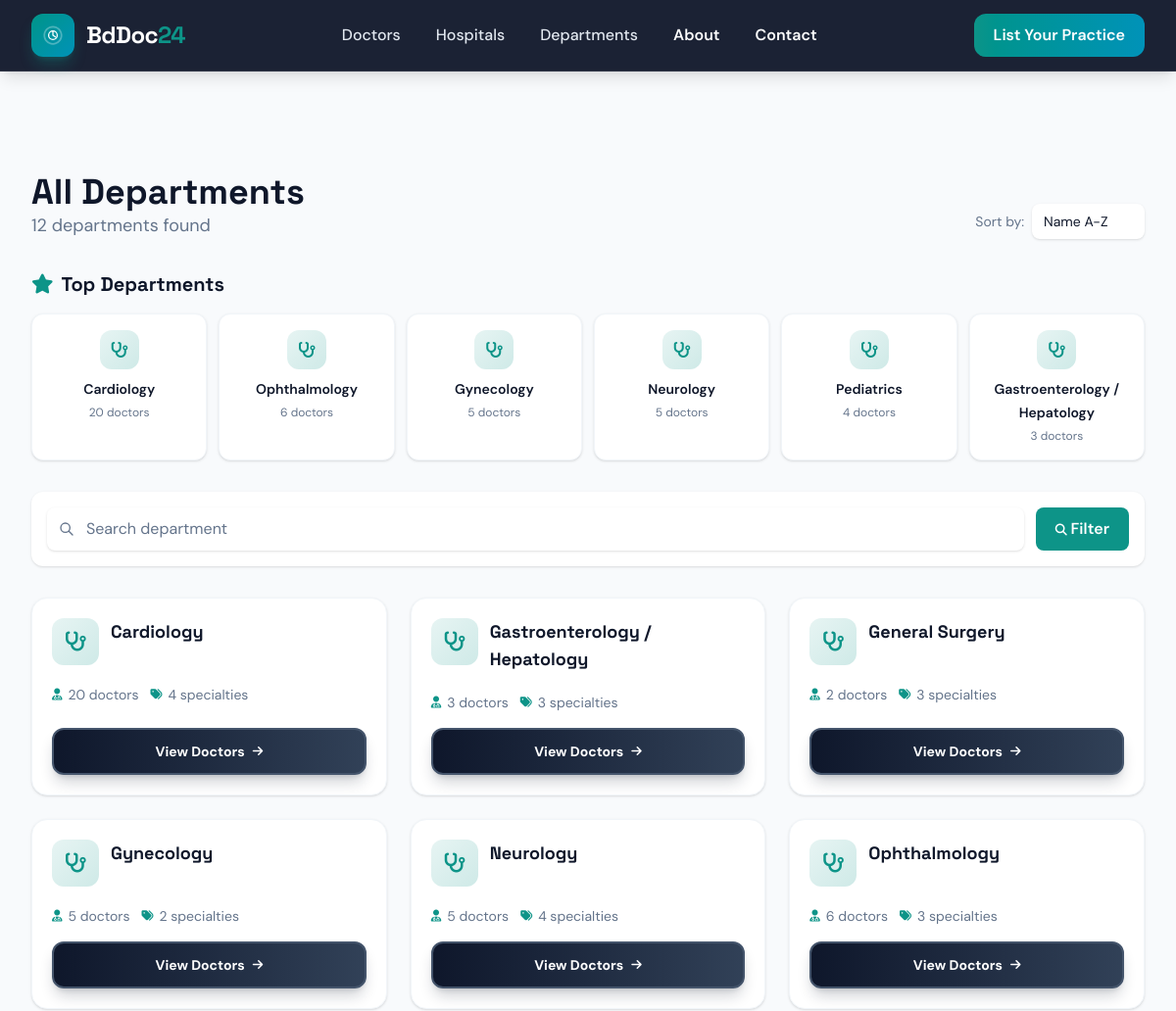
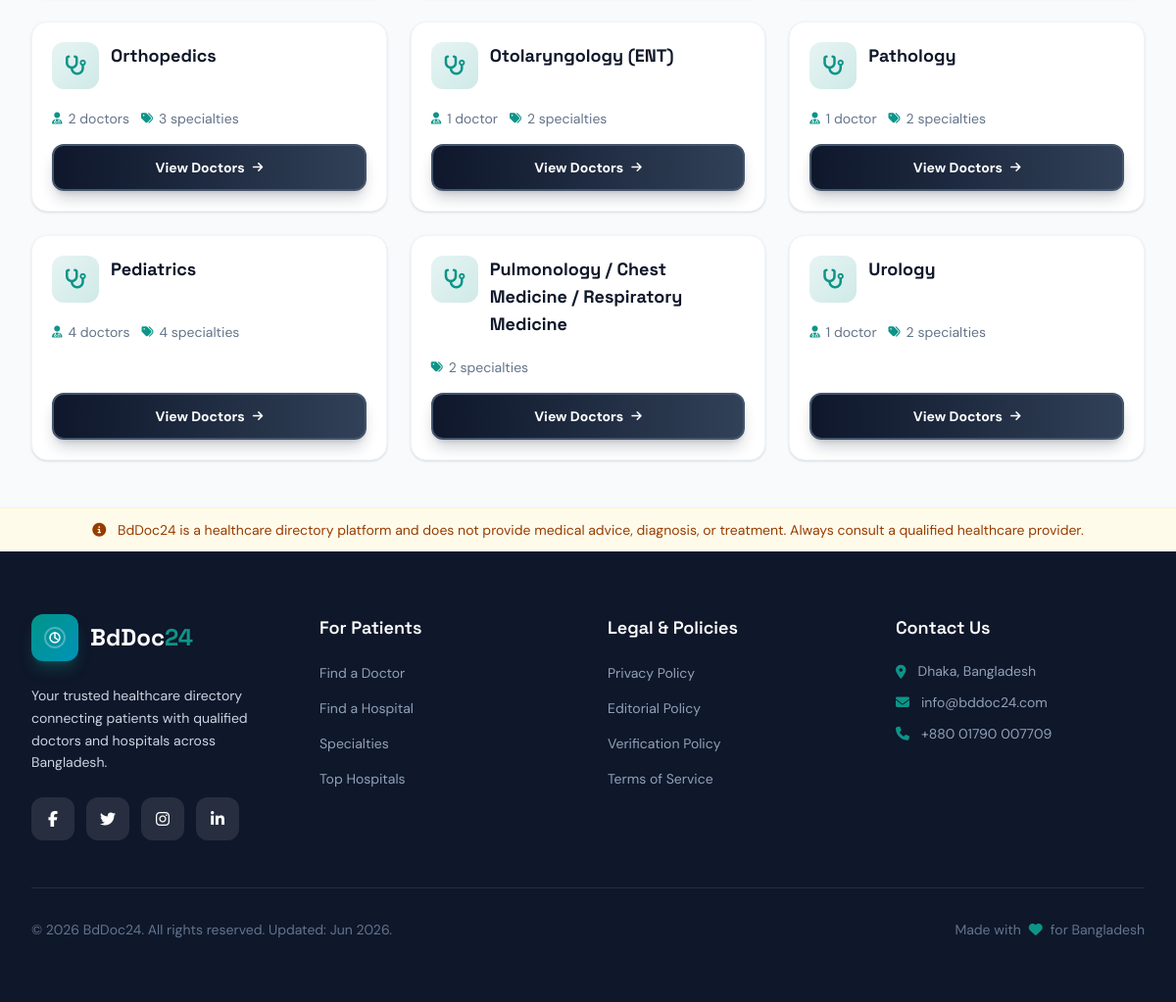
Screenshot of /departments/ with the database file from the repository (2 pictures, top to bottom).
### doctorProfile/models.py (models this page shows, shortened)
class Department(models.Model):
    name = models.CharField(max_length=100, unique=True, db_index=True)
    slug = models.SlugField(max_length=120, unique=True, blank=True)
    symptoms = models.TextField(blank=True, help_text="Enter symptoms separated by commas or new lines" )
    class Meta:
        ordering = ['name']

### doctorProfile/views.py (the view)
# urls.py: path('departments/', views.department_list_view, name='department_list'),
def department_list_view(request):
    name_query = request.GET.get('name', '')
    sort = request.GET.get('sort', '')
    departments = Department.objects.annotate(
        doctor_count=Count('specialties__doctor', distinct=True),
        specialty_count=Count('specialties', distinct=True),
        avg_rating=Avg('specialties__doctor__reviews__rating'),
        review_count=Count('specialties__doctor__reviews', distinct=True),
    )
    order_map = {
        'rating': '-avg_rating',
        'name': 'name',
        'doctors': '-doctor_count',
    }
    departments = departments.order_by(order_map.get(sort, 'name'))
    if name_query:
        departments = departments.filter(name__icontains=name_query)
    total_departments = departments.count()
    cache_key = 'department_list_top_departments'
    top_departments = cache.get(cache_key)
    if not top_departments:
        top_departments = list(Department.objects.annotate(
            doctor_count=Count('specialties__doctor', distinct=True)
        ).filter(doctor_count__gt=0).order_by('-doctor_count')[:6])
        cache.set(cache_key, top_departments, CACHE_TTL)
    context = {
        'departments': departments,
        'top_departments': top_departments,
        'total_departments': total_departments,
        'name_query': name_query,
        'sort': sort,
    }
    return render(request, 'profiles/department_list.html', context)

### templates/profiles/department_list.html (shortened to what this page needs)
{% extends 'base_new.html' %}
{% load static %}
{% load humanize %}
{% block content %}
<main class="flex-grow pt-16">
  <section class="py-12 bg-bg">
    <div class="max-w-7xl mx-auto px-4 sm:px-6 lg:px-8">
      <div class="flex flex-col sm:flex-row sm:items-end sm:justify-between gap-2 mb-8">
        <div>
          <h1 class="font-display font-bold text-3xl sm:text-4xl text-fg">All Departments</h1>
          <p class="text-muted text-lg">{{ total_departments|intcomma }} departments found</p>
        </div>
        <div class="flex items-center gap-2">
          <label for="sort-select" class="text-sm text-muted whitespace-nowrap">Sort by:</label>
          <select id="sort-select" name="sort" class="px-3 py-2 rounded-lg bg-white shadow-sm text-fg text-sm appearance-none cursor-pointer focus:outline-none focus:ring-2 focus:ring-accent/30">
            <option value="">Name A-Z</option>
          </select>
        </div>
      </div>
      {% if top_departments %}
      <div class="mb-8">
        <h2 class="font-display font-bold text-xl text-fg mb-4 flex items-center gap-2">
          <i class="fas fa-star text-accent"></i>
          Top Departments
        </h2>
        <div class="grid grid-cols-2 sm:grid-cols-3 md:grid-cols-4 lg:grid-cols-6 gap-3">
          {% for dept in top_departments %}
          <a href="{% url 'department_detail' dept.slug %}"
             class="bg-white rounded-xl p-4 shadow-sm border border-slate-100 hover:border-accent hover:shadow-md transition-all group text-center">
            <div class="w-10 h-10 mx-auto mb-2 rounded-xl bg-gradient-to-br from-accent/10 to-accent/20 flex items-center justify-center group-hover:from-accent group-hover:to-cyan-600 transition-all">
              <i class="fas fa-stethoscope text-accent group-hover:text-white transition-colors"></i>
            </div>
            <span class="font-semibold text-fg text-sm group-hover:text-accent transition-colors">{{ dept.name }}</span>
            <p class="text-xs text-muted mt-1">{{ dept.doctor_count }} doctor{{ dept.doctor_count|pluralize }}</p>
          </a>
          {% endfor %}
        </div>
      </div>
      {% endif %}
      <form method="get" class="flex flex-wrap sm:flex-nowrap gap-2 sm:gap-3 mb-6 sm:mb-8 bg-card p-3 sm:p-4 rounded-xl shadow-sm items-center">
        <div class="flex-1 min-w-[200px] w-full sm:w-auto relative">
          <input id="dept-name-search" type="text" name="name" value="{{ name_query }}" placeholder="Search department" class="w-full pl-10 pr-4 py-2.5 rounded-lg bg-white shadow-sm text-fg placeholder:text-muted focus:outline-none focus:ring-2 focus:ring-accent/30 text-base">
          <svg class="absolute left-3 top-1/2 -translate-y-1/2 w-4 h-4 text-muted" fill="none" stroke="currentColor" viewBox="0 0 24 24"><path stroke-linecap="round" stroke-linejoin="round" stroke-width="2" d="M21 21l-6-6m2-5a7 7 0 11-14 0 7 7 0 0114 0z"/></svg>
        </div>
        <div class="flex gap-2 w-full sm:w-auto">
          <button type="submit" class="flex-1 sm:flex-none px-4 sm:px-5 py-2.5 bg-accent text-white font-semibold rounded-lg hover:opacity-90 transition-all btn-touch">
            <i class="fas fa-search text-xs"></i> Filter
          </button>
        </div>
      </form>
      <div class="grid grid-cols-1 md:grid-cols-2 lg:grid-cols-3 gap-4 sm:gap-6">
        {% for dept in departments %}
        <div class="bg-card rounded-2xl overflow-hidden shadow-sm card-hover group flex flex-col border border-slate-100">
          <div class="p-5 flex-1 flex flex-col">
            <div class="flex items-start gap-3 mb-3">
              <div class="w-12 h-12 rounded-xl bg-gradient-to-br from-accent/10 to-accent/20 flex items-center justify-center flex-shrink-0 group-hover:from-accent group-hover:to-cyan-600 transition-all">
                <i class="fas fa-stethoscope text-xl text-accent group-hover:text-white transition-colors"></i>
              </div>
              <div>
                <h2 class="font-display font-bold text-lg text-fg group-hover:text-accent transition-colors">{{ dept.name }}</h2>
              </div>
            </div>
            <div class="flex flex-wrap items-center gap-3 mt-2 text-sm text-muted">
              {% if dept.doctor_count %}
              <span class="flex items-center gap-1.5">
                <i class="fas fa-user-md text-xs text-accent"></i>
                {{ dept.doctor_count }} doctor{{ dept.doctor_count|pluralize }}
              </span>
              {% endif %}
              {% if dept.specialty_count %}
              <span class="flex items-center gap-1.5">
                <i class="fas fa-tags text-xs text-accent"></i>
                {{ dept.specialty_count }} specialt{{ dept.specialty_count|pluralize:"y,ies" }}
              </span>
              {% endif %}
            </div>
            <div class="mt-auto pt-4">
              <a href="{% url 'department_detail' dept.slug %}" aria-label="View doctors in {{ dept.name }}" class="w-full py-3 bg-gradient-to-r from-slate-900 to-slate-700 text-white font-bold rounded-xl border-2 border-slate-600 hover:from-slate-800 hover:to-slate-600 hover:border-slate-500 transition-all shadow-lg shadow-slate-900/20 flex items-center justify-center gap-2 btn-touch text-sm group/btn">
                <span>View Doctors</span>
                <i class="fas fa-arrow-right text-xs group-hover/btn:translate-x-1 transition-transform"></i>
              </a>
            </div>
          </div>
        </div>
        {% endfor %}
      </div>
    </div>
  </section>
</main>
{% endblock content %}

### rows the page displays
Department: name "Cardiology", doctor_count "20", specialty_count "4"
Department: name "Ophthalmology", doctor_count "6", specialty_count "3"
Department: name "Gynecology", doctor_count "5", specialty_count "2"
Department: name "Neurology", doctor_count "5", specialty_count "4"
Department: name "Pediatrics", doctor_count "4", specialty_count "4"
Department: name "Gastroenterology / Hepatology", doctor_count "3", specialty_count "3"
Department: name "General Surgery", doctor_count "2", specialty_count "3"
Department: name "Orthopedics", doctor_count "2", specialty_count "3"
Department: name "Otolaryngology (ENT)", doctor_count "1", specialty_count "2"
Department: name "Pathology", doctor_count "1", specialty_count "2"
Department: name "Pulmonology / Chest Medicine / Respiratory Medicine", specialty_count "2"
Department: name "Urology", doctor_count "1", specialty_count "2"

### other values shown
{{ total_departments|intcomma }} "12"
